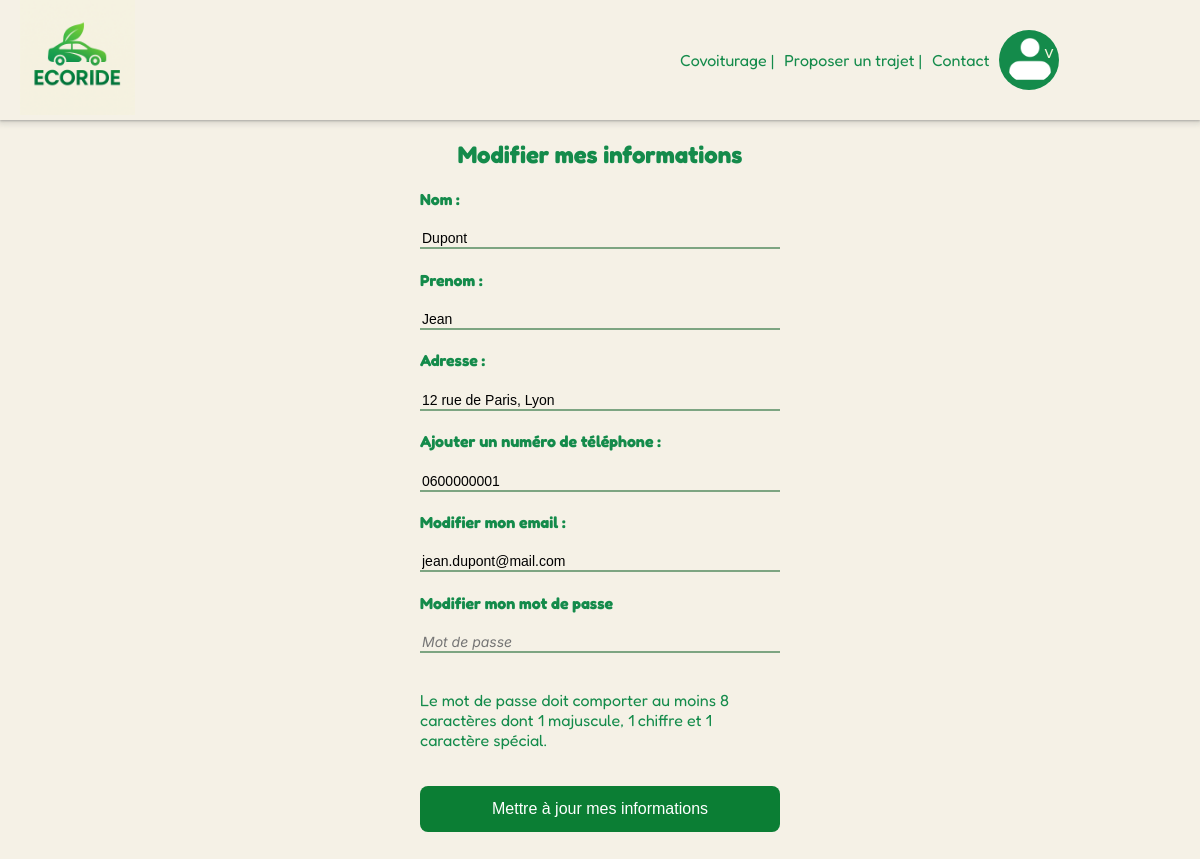
The app's page /pages/modif_profil.php (signed in) with its own data.
### tables this page shows
CREATE TABLE users (
    users_id INT AUTO_INCREMENT PRIMARY KEY,
    last_name VARCHAR(100),
    first_name VARCHAR(100),
    email VARCHAR(100) NOT NULL UNIQUE,
    password VARCHAR(255) NOT NULL,
    phone_number VARCHAR(20),
    adresse VARCHAR (255),
    photo VARCHAR(255),
    created_at TIMESTAMP DEFAULT CURRENT_TIMESTAMP,
    updated_at TIMESTAMP DEFAULT CURRENT_TIMESTAMP ON UPDATE CURRENT_TIMESTAMP,
    Credit INT,
    role_id INT DEFAULT 1,
    FOREIGN KEY (role_id) REFERENCES role(role_id)
);

### libs/auth_users.php (called while the page is built, shortened)
<?php
    require_once __DIR__ . '/bdd.php';
    if(isset($_SESSION['users_id']) AND $_SESSION['users_id'] > 0){
        $getId = intval($_SESSION['users_id']);
        $reqUser = $bdd -> prepare('SELECT * FROM users WHERE users_id = ?');
        $reqUser-> execute([$getId]);
        $userInfo = $reqUser -> fetch();
    } else {
        $_SESSION['redirection'] = $_SERVER['REQUEST_URI'];
        header('Location: index.php?page=connexion');
        exit();
    }
?>

### pages/modif_profil.php (the view, shortened to what this page needs)
<?php
require_once __DIR__ . '/../libs/auth_users.php';
require_once __DIR__ . '/../templates/header.php';
?>
<body>
    <main>
        <h2> Modifier mes informations </h2>
        <form class="formInscription" method ="POST" action ="" id="formInscription">
            <label for="last_name"> Nom :  </label>
            <input type="text" name="last_name" placeholder="Votre nom" value=<?php echo $userInfo['last_name'];?>>
            <label for="first_name"> Prenom :  </label>
            <input type="text" name="first_name" placeholder="Votre prenom" value=<?php echo $userInfo['first_name'];?>>
            <label for="adresse"> Adresse :  </label>
            <input type="text" name="adresse" placeholder="Votre adresse" value="<?php echo $userInfo['adresse'];?>"/>
            <label for="phone_number"> Ajouter un numéro de téléphone :  </label>
            <input type="tel" name="phone_number" placeholder="Votre numéro de téléphone" pattern="[0-9]{2}[0-9]{2}[0-9]{2}[0-9]{2}[0-9]{2}" value=<?php echo $userInfo['phone_number'];?>>
            <label for="email"> Modifier mon email : </label>
            <input type="email" name="email" placeholder="Votre e-mail" value=<?php echo $userInfo['email'];?>>
            <label for ="password"> Modifier mon mot de passe </label>
            <input type="password" name="password"placeholder="Mot de passe" minlength="8"/>
            <p> Le mot de passe doit comporter au moins 8 caractères dont 1 majuscule, 1 chiffre et 1 caractère spécial.</p>
            <input class="btnInscription" type="submit" name="valider" value="Mettre à jour mes informations" id="btnInscription"/>
        </form>
    </main>
</body>

### asset/CSS/style.css (style rules this page uses)
html, body { height : 100%; margin: 0; }
body { font-family: fredoka; margin: 0; padding: 0; background-color: #F5F1E6; color: #148B4B; display: flex; flex-direction: column; min-height: 100vh; }
main { flex:1; min-height: auto; }
h2 { display: flex; justify-content: center; color:#148B4B; }
label { color: #148B4B; font-weight:bold; }
.formInscription { display : flex; flex-direction: column; width: 30%; margin: auto; height: 100%; gap : 3%; }
input { border: none; border-bottom: 2px solid #7da582; font-size: 14px; background-color: transparent; outline: none; }
.btnInscription { background-color: #0b7e34; color: white; padding: 14px; border: none; border-radius: 8px; font-size: 16px; cursor: pointer; }
::placeholder { font-family: inter; font-style: italic; }
form { display: flex; margin : 0; flex-direction: column; gap: 8px; }

### records on screen
users: last_name "Dupont", first_name "Jean", adresse "12 rue de Paris, Lyon", phone_number "0600000001", email "jean.dupont@mail.com"
